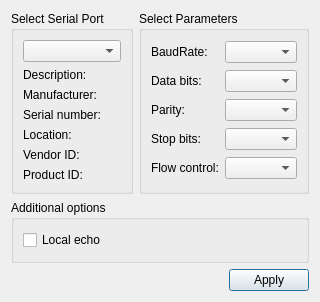
<?xml version="1.0" encoding="UTF-8"?>
<ui version="4.0">
 <class>SettingsDialog</class>
 <widget class="QDialog" name="SettingsDialog">
  <property name="geometry">
   <rect>
    <x>0</x>
    <y>0</y>
    <width>294</width>
    <height>302</height>
   </rect>
  </property>
  <property name="windowTitle">
   <string>Settings</string>
  </property>
  <layout class="QGridLayout" name="gridLayout_3">
   <item row="0" column="1">
    <widget class="QGroupBox" name="parametersBox">
     <property name="title">
      <string>Select Parameters</string>
     </property>
     <layout class="QGridLayout" name="gridLayout_2">
      <item row="0" column="0">
       <widget class="QLabel" name="baudRateLabel">
        <property name="text">
         <string>BaudRate:</string>
        </property>
       </widget>
      </item>
      <item row="0" column="1">
       <widget class="QComboBox" name="baudRateBox">
        <property name="toolTipDuration">
         <number>-1</number>
        </property>
        <property name="autoFillBackground">
         <bool>false</bool>
        </property>
        <property name="editable">
         <bool>false</bool>
        </property>
        <property name="currentText">
         <string/>
        </property>
        <property name="modelColumn">
         <number>0</number>
        </property>
       </widget>
      </item>
      <item row="1" column="0">
       <widget class="QLabel" name="dataBitsLabel">
        <property name="text">
         <string>Data bits:</string>
        </property>
       </widget>
      </item>
      <item row="1" column="1">
       <widget class="QComboBox" name="dataBitsBox"/>
      </item>
      <item row="2" column="0">
       <widget class="QLabel" name="parityLabel">
        <property name="text">
         <string>Parity:</string>
        </property>
       </widget>
      </item>
      <item row="2" column="1">
       <widget class="QComboBox" name="parityBox"/>
      </item>
      <item row="3" column="0">
       <widget class="QLabel" name="stopBitsLabel">
        <property name="text">
         <string>Stop bits:</string>
        </property>
       </widget>
      </item>
      <item row="3" column="1">
       <widget class="QComboBox" name="stopBitsBox"/>
      </item>
      <item row="4" column="0">
       <widget class="QLabel" name="flowControlLabel">
        <property name="text">
         <string>Flow control:</string>
        </property>
       </widget>
      </item>
      <item row="4" column="1">
       <widget class="QComboBox" name="flowControlBox"/>
      </item>
     </layout>
    </widget>
   </item>
   <item row="0" column="0">
    <widget class="QGroupBox" name="selectBox">
     <property name="title">
      <string>Select Serial Port</string>
     </property>
     <layout class="QGridLayout" name="gridLayout">
      <item row="0" column="0">
       <widget class="QComboBox" name="serialPortInfoListBox"/>
      </item>
      <item row="1" column="0">
       <widget class="QLabel" name="descriptionLabel">
        <property name="text">
         <string>Description:</string>
        </property>
       </widget>
      </item>
      <item row="2" column="0">
       <widget class="QLabel" name="manufacturerLabel">
        <property name="text">
         <string>Manufacturer:</string>
        </property>
       </widget>
      </item>
      <item row="3" column="0">
       <widget class="QLabel" name="serialNumberLabel">
        <property name="text">
         <string>Serial number:</string>
        </property>
       </widget>
      </item>
      <item row="4" column="0">
       <widget class="QLabel" name="locationLabel">
        <property name="text">
         <string>Location:</string>
        </property>
       </widget>
      </item>
      <item row="5" column="0">
       <widget class="QLabel" name="vidLabel">
        <property name="text">
         <string>Vendor ID:</string>
        </property>
       </widget>
      </item>
      <item row="6" column="0">
       <widget class="QLabel" name="pidLabel">
        <property name="text">
         <string>Product ID:</string>
        </property>
       </widget>
      </item>
     </layout>
    </widget>
   </item>
   <item row="2" column="0" colspan="2">
    <layout class="QHBoxLayout" name="horizontalLayout">
     <item>
      <spacer name="horizontalSpacer">
       <property name="orientation">
        <enum>Qt::Horizontal</enum>
       </property>
       <property name="sizeHint" stdset="0">
        <size>
         <width>96</width>
         <height>20</height>
        </size>
       </property>
      </spacer>
     </item>
     <item>
      <widget class="QPushButton" name="applyButton">
       <property name="text">
        <string>Apply</string>
       </property>
      </widget>
     </item>
    </layout>
   </item>
   <item row="1" column="0" colspan="2">
    <widget class="QGroupBox" name="additionalOptionsGroupBox">
     <property name="title">
      <string>Additional options</string>
     </property>
     <layout class="QVBoxLayout" name="verticalLayout">
      <item>
       <widget class="QCheckBox" name="localEchoCheckBox">
        <property name="enabled">
         <bool>true</bool>
        </property>
        <property name="text">
         <string>Local echo</string>
        </property>
        <property name="checked">
         <bool>false</bool>
        </property>
       </widget>
      </item>
     </layout>
    </widget>
   </item>
  </layout>
 </widget>
 <resources/>
 <connections/>
</ui>
